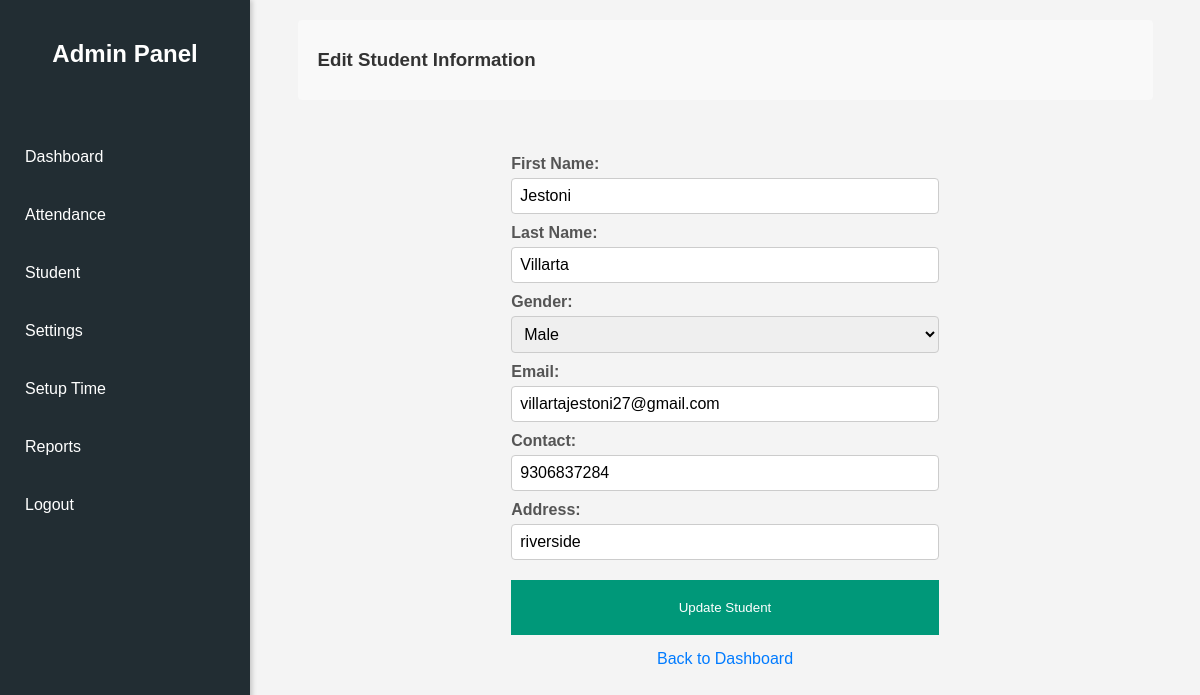
The page /ADMIN/edit_students.php?id=123457 on the database its author committed.
### tables this page shows
CREATE TABLE `student_tbl` (
  `ID` int(11) NOT NULL,
  `STUDENT_ID` varchar(50) NOT NULL,
  `FIRST_NAME` varchar(50) NOT NULL,
  `LAST_NAME` varchar(50) NOT NULL,
  `GENDER` varchar(50) NOT NULL,
  `EMAIL` varchar(50) NOT NULL,
  `CONTACT` varchar(50) NOT NULL,
  `ADDRESS` varchar(50) NOT NULL
);

### ADMIN/edit_students.php (the view, shortened to what this page needs)
<?php
include '../CONNECTION/connection.php';
if (isset($_GET['id'])) {
    $student_id = $conn->real_escape_string($_GET['id']);
    $sql = "SELECT * FROM student_tbl WHERE STUDENT_ID = '$student_id'";
    $result = $conn->query($sql);
    if ($result->num_rows > 0) {
        $student = $result->fetch_assoc();
    } else {
        echo "Student not found.";
        exit();
    }
} else {
    echo "Invalid student ID.";
    exit();
}
?>
<!DOCTYPE html>
<html lang="en">
<head>
     <link rel="stylesheet" href="CSS/edit_students.css">
</head>
<body>
<div class="nav">
        <?php include 'sidenav.php'; ?>
    </div>
    <div class="header_text">
        <h3>Edit Student Information</h3>
    </div>
    <div class="form-wrapper">
    <form method="POST">
        <label>First Name:</label>
        <input type="text" name="first_name" value="<?php echo htmlspecialchars($student['FIRST_NAME']); ?>" required>
        <label>Last Name:</label>
        <input type="text" name="last_name" value="<?php echo htmlspecialchars($student['LAST_NAME']); ?>" required>
        <label>Gender:</label>
        <select name="gender" required>
            <option value="Male" <?php if ($student['GENDER'] == 'Male') echo 'selected'; ?>>Male</option>
        </select>
        <label>Email:</label>
        <input type="email" name="email" value="<?php echo htmlspecialchars($student['EMAIL']); ?>" required>
        <label>Contact:</label>
        <input type="text" name="contact" value="<?php echo htmlspecialchars($student['CONTACT']); ?>" required>
        <label>Address:</label>
        <input type="text" name="address" value="<?php echo htmlspecialchars($student['ADDRESS']); ?>" required>
        <button type="submit" class="update-btn">Update Student</button>
        <a href="student.php">Back to Dashboard</a>
    </form>
    </div>
    <br>
</body>
</html>

### ADMIN/CSS/edit_students.css (style rules this page uses)
body { font-family: Arial, sans-serif; background-color: #f4f4f4; margin: 0; padding: 0; display: flex; flex-direction: column; height: 100vh; }
.header-container, .form-wrapper { width: 90%; margin: 0 auto; }
.header_text { width: 90%; border-radius: 4px; background-color: #f9f9f9; color: black; margin: 0 auto 5px; height: 80px; margin-top: 20px; display: flex; align-items: center; }
h3 { text-align: center; color: #333; padding-left: 20px; }
.form-wrapper { display: flex; justify-content: center; width: 90%; height: 60vh; }
form { display: flex; flex-direction: column; width: 50%; height: 60vh; margin-top: 40px; }
label { margin-top: 10px; font-weight: bold; color: #555; }
input, select { padding: 8px; margin-top: 5px; border: 1px solid #ccc; border-radius: 4px; font-size: 16px; }
.update-btn { margin-top: 20px; padding: 20px; border: none; background-color: #009879; color: white; }
a { display: block; text-align: center; margin-top: 15px; color: #007bff; text-decoration: none; }

### ADMIN/CSS/sidenav.css (style rules this page uses)
body { margin-left: 250px; color: #fff; }

### rows shown on the page
student_tbl: first_name "Jestoni", last_name "Villarta", gender "Male", email "villartajestoni27@gmail.com", contact "9306837284", address "riverside"
